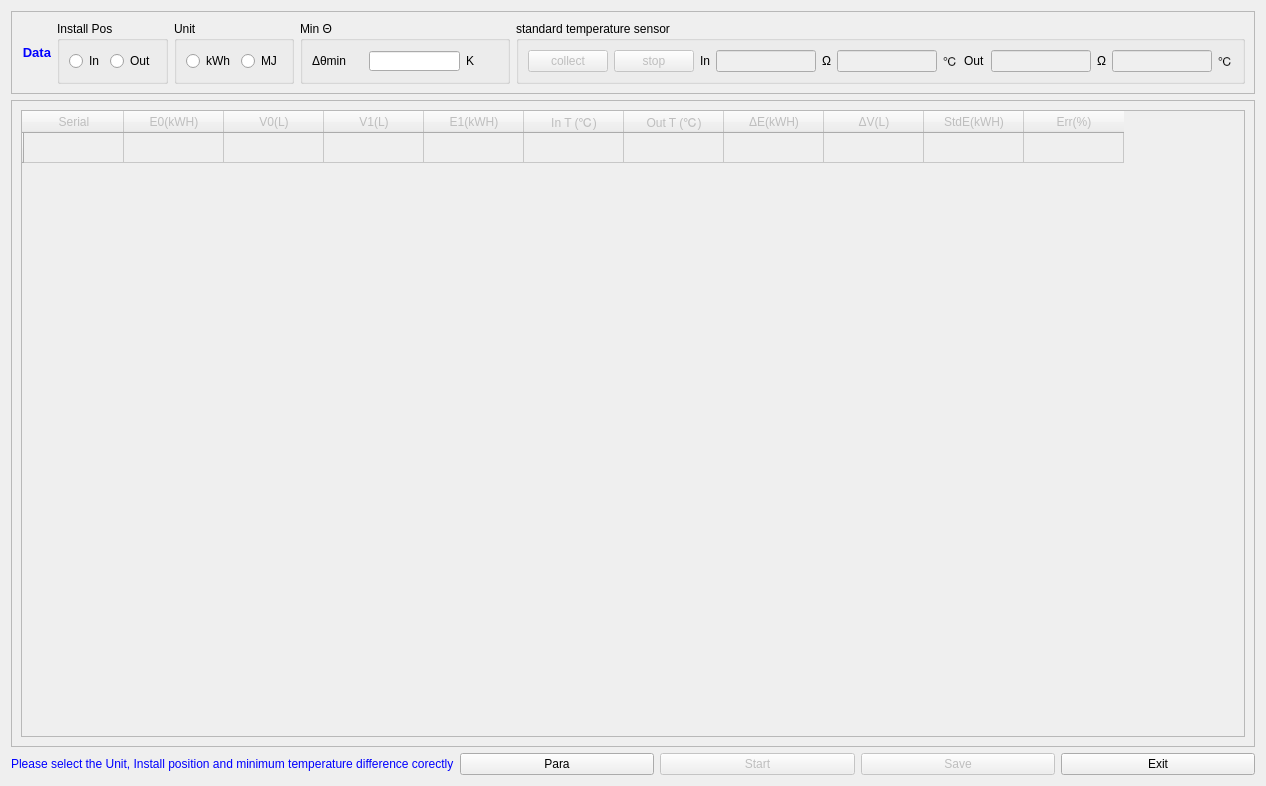
<?xml version="1.0" encoding="UTF-8"?>
<ui version="4.0">
 <class>CmbVerifyClass</class>
 <widget class="QWidget" name="CmbVerifyClass">
  <property name="geometry">
   <rect>
    <x>0</x>
    <y>0</y>
    <width>1266</width>
    <height>786</height>
   </rect>
  </property>
  <property name="windowTitle">
   <string>Combine Verify</string>
  </property>
  <layout class="QVBoxLayout" name="verticalLayout_2">
   <item>
    <widget class="QFrame" name="frame">
     <property name="maximumSize">
      <size>
       <width>16777215</width>
       <height>110</height>
      </size>
     </property>
     <property name="frameShape">
      <enum>QFrame::StyledPanel</enum>
     </property>
     <property name="frameShadow">
      <enum>QFrame::Raised</enum>
     </property>
     <layout class="QHBoxLayout" name="horizontalLayout_5">
      <item>
       <widget class="QLabel" name="label">
        <property name="text">
         <string>&lt;html&gt;&lt;head/&gt;&lt;body&gt;&lt;p align=&quot;right&quot;&gt;&lt;span style=&quot; font-size:10pt; font-weight:600; color:#0000ff;&quot;&gt;Data&lt;/span&gt;&lt;/p&gt;&lt;/body&gt;&lt;/html&gt;</string>
        </property>
       </widget>
      </item>
      <item>
       <widget class="QGroupBox" name="gbox_install_pos">
        <property name="title">
         <string>Install Pos</string>
        </property>
        <layout class="QHBoxLayout" name="horizontalLayout">
         <item>
          <widget class="QRadioButton" name="rbtn_pos_in">
           <property name="text">
            <string>In</string>
           </property>
          </widget>
         </item>
         <item>
          <widget class="QRadioButton" name="rbtn_pos_out">
           <property name="text">
            <string>Out</string>
           </property>
          </widget>
         </item>
        </layout>
       </widget>
      </item>
      <item>
       <widget class="QGroupBox" name="gbox_unit">
        <property name="title">
         <string>Unit</string>
        </property>
        <layout class="QHBoxLayout" name="horizontalLayout_2">
         <item>
          <widget class="QRadioButton" name="rbtn_unit_kwh">
           <property name="text">
            <string>kWh</string>
           </property>
          </widget>
         </item>
         <item>
          <widget class="QRadioButton" name="rbtn_unit_mj">
           <property name="text">
            <string>MJ</string>
           </property>
          </widget>
         </item>
        </layout>
       </widget>
      </item>
      <item>
       <widget class="QGroupBox" name="groupBox_3">
        <property name="title">
         <string>Min Θ</string>
        </property>
        <layout class="QHBoxLayout" name="horizontalLayout_3">
         <item>
          <widget class="QLabel" name="label_2">
           <property name="minimumSize">
            <size>
             <width>51</width>
             <height>16</height>
            </size>
           </property>
           <property name="maximumSize">
            <size>
             <width>51</width>
             <height>16777215</height>
            </size>
           </property>
           <property name="text">
            <string>&lt;html&gt;&lt;head/&gt;&lt;body&gt;&lt;p&gt;Δθmin&lt;/p&gt;&lt;/body&gt;&lt;/html&gt;</string>
           </property>
          </widget>
         </item>
         <item>
          <widget class="QLineEdit" name="lineEdit_min_theta">
           <property name="minimumSize">
            <size>
             <width>0</width>
             <height>20</height>
            </size>
           </property>
           <property name="maximumSize">
            <size>
             <width>16777215</width>
             <height>20</height>
            </size>
           </property>
          </widget>
         </item>
         <item>
          <widget class="QLabel" name="label_3">
           <property name="text">
            <string>&lt;html&gt;&lt;head/&gt;&lt;body&gt;&lt;p&gt;K&lt;/p&gt;&lt;/body&gt;&lt;/html&gt;</string>
           </property>
          </widget>
         </item>
         <item>
          <spacer name="horizontalSpacer">
           <property name="orientation">
            <enum>Qt::Horizontal</enum>
           </property>
           <property name="sizeHint" stdset="0">
            <size>
             <width>40</width>
             <height>20</height>
            </size>
           </property>
          </spacer>
         </item>
        </layout>
       </widget>
      </item>
      <item>
       <widget class="QGroupBox" name="groupBox_4">
        <property name="title">
         <string>standard temperature sensor</string>
        </property>
        <layout class="QHBoxLayout" name="horizontalLayout_4">
         <item>
          <widget class="QPushButton" name="btn_collection">
           <property name="enabled">
            <bool>false</bool>
           </property>
           <property name="text">
            <string>collect</string>
           </property>
          </widget>
         </item>
         <item>
          <widget class="QPushButton" name="btn_stop">
           <property name="enabled">
            <bool>false</bool>
           </property>
           <property name="text">
            <string>stop</string>
           </property>
          </widget>
         </item>
         <item>
          <widget class="QLabel" name="label_4">
           <property name="text">
            <string>&lt;html&gt;&lt;head/&gt;&lt;body&gt;&lt;p&gt;In&lt;/p&gt;&lt;/body&gt;&lt;/html&gt;</string>
           </property>
          </widget>
         </item>
         <item>
          <widget class="QLineEdit" name="lineEdit_std_in_r">
           <property name="enabled">
            <bool>false</bool>
           </property>
          </widget>
         </item>
         <item>
          <widget class="QLabel" name="label_5">
           <property name="text">
            <string>&lt;html&gt;&lt;head/&gt;&lt;body&gt;&lt;p&gt;Ω&lt;/p&gt;&lt;/body&gt;&lt;/html&gt;</string>
           </property>
          </widget>
         </item>
         <item>
          <widget class="QLineEdit" name="lineEdit_std_in_t">
           <property name="enabled">
            <bool>false</bool>
           </property>
          </widget>
         </item>
         <item>
          <widget class="QLabel" name="label_6">
           <property name="text">
            <string>&lt;html&gt;&lt;head/&gt;&lt;body&gt;&lt;p&gt;℃&lt;/p&gt;&lt;/body&gt;&lt;/html&gt;</string>
           </property>
          </widget>
         </item>
         <item>
          <widget class="QLabel" name="label_9">
           <property name="text">
            <string>&lt;html&gt;&lt;head/&gt;&lt;body&gt;&lt;p&gt;Out&lt;/p&gt;&lt;/body&gt;&lt;/html&gt;</string>
           </property>
          </widget>
         </item>
         <item>
          <widget class="QLineEdit" name="lineEdit_std_out_r">
           <property name="enabled">
            <bool>false</bool>
           </property>
          </widget>
         </item>
         <item>
          <widget class="QLabel" name="label_8">
           <property name="text">
            <string>&lt;html&gt;&lt;head/&gt;&lt;body&gt;&lt;p&gt;Ω&lt;/p&gt;&lt;/body&gt;&lt;/html&gt;</string>
           </property>
          </widget>
         </item>
         <item>
          <widget class="QLineEdit" name="lineEdit_std_out_t">
           <property name="enabled">
            <bool>false</bool>
           </property>
          </widget>
         </item>
         <item>
          <widget class="QLabel" name="label_7">
           <property name="text">
            <string>&lt;html&gt;&lt;head/&gt;&lt;body&gt;&lt;p&gt;℃&lt;/p&gt;&lt;/body&gt;&lt;/html&gt;</string>
           </property>
          </widget>
         </item>
        </layout>
       </widget>
      </item>
     </layout>
    </widget>
   </item>
   <item>
    <widget class="QFrame" name="frame_2">
     <property name="minimumSize">
      <size>
       <width>0</width>
       <height>600</height>
      </size>
     </property>
     <property name="frameShape">
      <enum>QFrame::StyledPanel</enum>
     </property>
     <property name="frameShadow">
      <enum>QFrame::Raised</enum>
     </property>
     <layout class="QVBoxLayout" name="verticalLayout">
      <item>
       <widget class="QTableWidget" name="tableWidget">
        <property name="enabled">
         <bool>false</bool>
        </property>
        <row>
         <property name="text">
          <string/>
         </property>
        </row>
        <column>
         <property name="text">
          <string>Serial</string>
         </property>
        </column>
        <column>
         <property name="text">
          <string>E0(kWH)</string>
         </property>
        </column>
        <column>
         <property name="text">
          <string>V0(L)</string>
         </property>
        </column>
        <column>
         <property name="text">
          <string>V1(L)</string>
         </property>
        </column>
        <column>
         <property name="text">
          <string>E1(kWH)</string>
         </property>
        </column>
        <column>
         <property name="text">
          <string>In T (℃)</string>
         </property>
        </column>
        <column>
         <property name="text">
          <string>Out T (℃)</string>
         </property>
        </column>
        <column>
         <property name="text">
          <string>ΔE(kWH)</string>
         </property>
        </column>
        <column>
         <property name="text">
          <string>ΔV(L)</string>
         </property>
        </column>
        <column>
         <property name="text">
          <string>StdE(kWH)</string>
         </property>
        </column>
        <column>
         <property name="text">
          <string>Err(%)</string>
         </property>
        </column>
        <item row="0" column="0">
         <property name="text">
          <string/>
         </property>
         <property name="flags">
          <set>ItemIsSelectable|ItemIsEditable|ItemIsDragEnabled|ItemIsUserCheckable|ItemIsEnabled</set>
         </property>
        </item>
        <item row="0" column="1">
         <property name="text">
          <string/>
         </property>
         <property name="flags">
          <set>ItemIsSelectable|ItemIsEditable|ItemIsDragEnabled|ItemIsUserCheckable|ItemIsEnabled</set>
         </property>
        </item>
        <item row="0" column="2">
         <property name="text">
          <string/>
         </property>
         <property name="flags">
          <set>ItemIsSelectable|ItemIsEditable|ItemIsDragEnabled|ItemIsUserCheckable|ItemIsEnabled</set>
         </property>
        </item>
        <item row="0" column="3">
         <property name="text">
          <string/>
         </property>
         <property name="flags">
          <set>ItemIsSelectable|ItemIsEditable|ItemIsDragEnabled|ItemIsUserCheckable|ItemIsEnabled</set>
         </property>
        </item>
        <item row="0" column="4">
         <property name="text">
          <string/>
         </property>
         <property name="flags">
          <set>ItemIsSelectable|ItemIsEditable|ItemIsDragEnabled|ItemIsUserCheckable|ItemIsEnabled</set>
         </property>
        </item>
        <item row="0" column="5">
         <property name="text">
          <string/>
         </property>
        </item>
        <item row="0" column="6">
         <property name="text">
          <string/>
         </property>
        </item>
        <item row="0" column="7">
         <property name="text">
          <string/>
         </property>
        </item>
        <item row="0" column="8">
         <property name="text">
          <string/>
         </property>
        </item>
        <item row="0" column="9">
         <property name="text">
          <string/>
         </property>
        </item>
        <item row="0" column="10">
         <property name="text">
          <string/>
         </property>
        </item>
       </widget>
      </item>
     </layout>
    </widget>
   </item>
   <item>
    <layout class="QHBoxLayout" name="horizontalLayout_6">
     <item>
      <widget class="QLabel" name="label_208">
       <property name="text">
        <string>&lt;html&gt;&lt;head/&gt;&lt;body&gt;&lt;p&gt;&lt;span style=&quot; color:#0000ff;&quot;&gt;Please select the Unit, Install position and minimum temperature difference corectly&lt;/span&gt;&lt;/p&gt;&lt;/body&gt;&lt;/html&gt;</string>
       </property>
      </widget>
     </item>
     <item>
      <widget class="QPushButton" name="btnPara">
       <property name="text">
        <string>Para</string>
       </property>
       <property name="icon">
        <iconset>
         <normaloff>../source/gui/images/calculatorresult.png</normaloff>../source/gui/images/calculatorresult.png</iconset>
       </property>
      </widget>
     </item>
     <item>
      <widget class="QPushButton" name="btnStart">
       <property name="enabled">
        <bool>false</bool>
       </property>
       <property name="text">
        <string>Start</string>
       </property>
       <property name="icon">
        <iconset>
         <normaloff>../source/gui/images/tempercompare.png</normaloff>../source/gui/images/tempercompare.png</iconset>
       </property>
      </widget>
     </item>
     <item>
      <widget class="QPushButton" name="btnSave">
       <property name="enabled">
        <bool>false</bool>
       </property>
       <property name="text">
        <string>Save</string>
       </property>
       <property name="icon">
        <iconset>
         <normaloff>../source/gui/images/save.png</normaloff>../source/gui/images/save.png</iconset>
       </property>
      </widget>
     </item>
     <item>
      <widget class="QPushButton" name="btnExit">
       <property name="text">
        <string>Exit</string>
       </property>
       <property name="icon">
        <iconset>
         <normaloff>../../exit.png</normaloff>../../exit.png</iconset>
       </property>
      </widget>
     </item>
    </layout>
   </item>
  </layout>
 </widget>
 <resources/>
 <connections/>
</ui>
